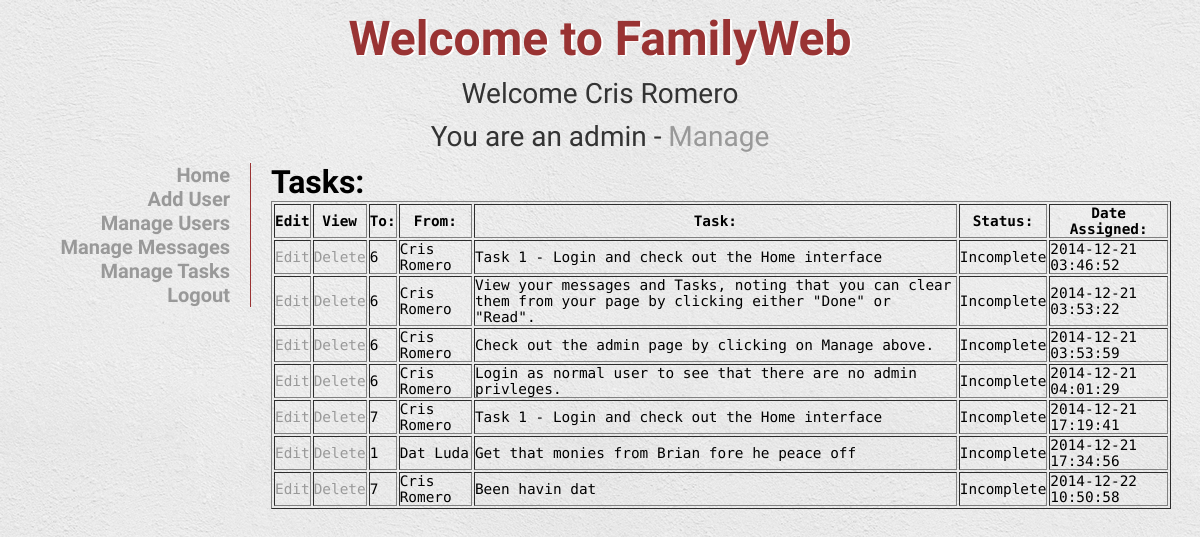
Screenshot of /managetasks.php (signed in) with the database file from the repository.
### tables this page shows
CREATE TABLE IF NOT EXISTS `tasks` (
  `t_id` int(11) NOT NULL AUTO_INCREMENT,
  `t_to` varchar(15) NOT NULL,
  `t_from` varchar(15) NOT NULL,
  `task` varchar(255) NOT NULL,
  `t_time` timestamp NOT NULL DEFAULT CURRENT_TIMESTAMP ON UPDATE CURRENT_TIMESTAMP,
  `t_status` int(1) NOT NULL DEFAULT '0',
  `t_active` int(1) NOT NULL DEFAULT '1',
  PRIMARY KEY (`t_id`)
);

### managetasks.php (the view, shortened to what this page needs)
<?php
$pageTitle = "Admin - Manage Tasks";
include 'connect.php';
include 'headers.php';
$html = $header;
$html .= "<div class='sidebar'>\n";
$html .= "<ul>\n";
$html .= "<li><a href=user.php>Home</a></li>\n";
$html .= "<li><a href=adduser.php>Add User</a></li>\n";
$html .= "<li><a href='manageusers.php'>Manage Users</a></li>\n";
$html .= "<li><a href='managemessages.php'>Manage Messages</a></li>\n";
$html .= "<li><a href='managetasks.php'>Manage Tasks</a></li>\n";
$html .= "<li><a href=logout.php>Logout</a></li>\n";
$html .= "</ul>\n";
$html .= "</div>\n";
$html .= "<div class='content'>\n";
try
{
	$dbh3 = new PDO("mysql:host=$host;dbname=$db", $user, $pass);
		$sql3 = "SELECT t_id, t_to, t_from, t_time, task, t_status
				FROM tasks
				WHERE (t_active = 1)
				ORDER BY t_id";
		$results3 = $dbh3->query($sql3);
		$html .= "<h1>Tasks:</h1>\n";
		$html .= "<table border='1'>\n";
		$html .= "<tr>
				<th>Edit</th>
				<th>View</th>
				<th>To: </th>
				<th>From: </th>
				<th>Task: </th>
				<th>Status: </th>
				<th>Date Assigned: </th>
				</tr>\n";
	while($row3 = $results3->fetch(PDO::FETCH_ASSOC)) {
		$html .= "<tr>\n";
		$html .= "<td><a href='edittask.php?id=".$row3['t_id']."'>Edit</a></td>\n";
		$html .= "<td><a href='deletetask.php?id=".$row3['t_id']."'>Delete</a></td>\n";
		$html .= "<td>".$row3['t_to']."</td>\n";
		$html .= "<td>".$row3['t_from']."</td>\n";
		$html .= "<td>".$row3['task']."</td>\n";
		$html .= "<td>";
		if ($row2['t_status'] == 0) {
			$html .= "Incomplete";
		}
			else $html .= "Completed";
		$html .= "<td>".$row3['t_time']."</td>\n";
		$html .= "</tr>\n";
		}
	$html .= "</table>\n";
}
	catch(PDOException $e)
{
    echo $e->getMessage();
	echo "Catch Event";
}
?>
<?php echo $html; ?>
</body>
</html>

### styles.css (style rules this page uses)
* { margin: 0; padding: 0; color: #000; }
body { width: 100%; margin: 0 auto; padding: 0; background: url(image/bg.png) repeat; color: #000; font-family: 'Poiret One', cursive; }
.sidebar { width: 20%; padding-right: 10px; float:left; border-right: thin solid #993333; }
.sidebar ul { list-style: none; text-align:right; }
.sidebar li { font-size: 125%; padding-right: 10px; font-weight: bold; }
.content { width: 75%; padding-right: 10px; padding-left: 20px; float:left; }
.content table { width: 100%; font-family: 'Oxygen Mono'; font-size: 90%; }
a { color: #999; text-decoration: none; }

### rows the page displays
tasks: t_to "6", t_from "Cris Romero", task "Task 1 - Login and check out the Home interface", value "Incomplete", t_time "2014-12-21 03:46:52"
tasks: t_to "6", t_from "Cris Romero", task "View your messages and Tasks, noting that you can clear them from your page by clicking either \"Done\" or \"Read\".", value "Incomplete", t_time "2014-12-21 03:53:22"
tasks: t_to "6", t_from "Cris Romero", task "Check out the admin page by clicking on Manage above.", value "Incomplete", t_time "2014-12-21 03:53:59"
tasks: t_to "6", t_from "Cris Romero", task "Login as normal user to see that there are no admin privleges.", value "Incomplete", t_time "2014-12-21 04:01:29"
tasks: t_to "7", t_from "Cris Romero", task "Task 1 - Login and check out the Home interface", value "Incomplete", t_time "2014-12-21 17:19:41"
tasks: t_to "1", t_from "Dat Luda", task "Get that monies from Brian fore he peace off", value "Incomplete", t_time "2014-12-21 17:34:56"
tasks: t_to "7", t_from "Cris Romero", task "Been havin dat", value "Incomplete", t_time "2014-12-22 10:50:58"

### other values shown
$_SESSION['fname'] "Cris"
$_SESSION['lname'] "Romero"
